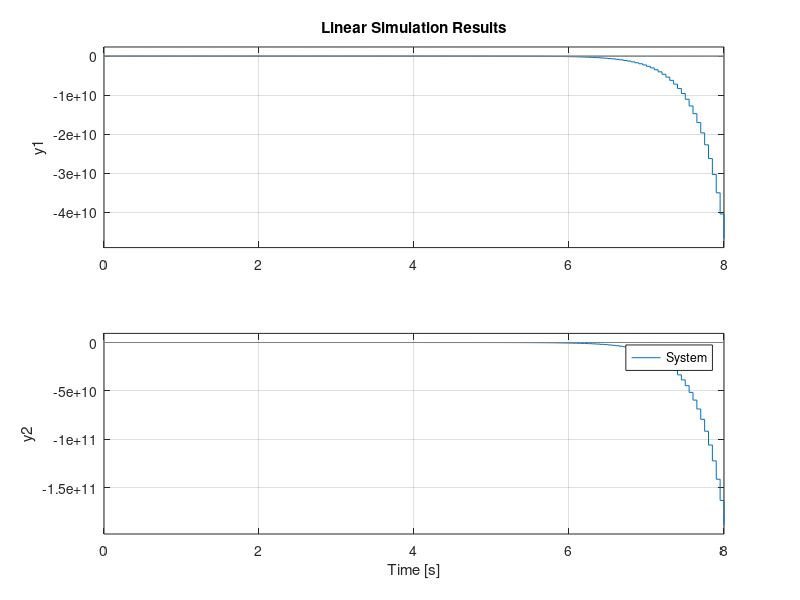

Write MATLAB code to recreate this figure. (Note: this script raises an error after producing the figure.)
%% Prepare workspace
close all;
clear all;
clc;

%% Create the system
% The system has two states and one single input
A = [1, 0.9;0,1.1]*1.05;
B = [1.3,2; 0,1];
C = [1.15,2.3;5,6];
D = [0,1;2,3];

sys = ss(A,B,C,D,0.05);

x0 = [-0.2 0.3];                % Initial system states
t = 0:0.05:8;                   % Lenth of the trajectory (samplingtime 0.05s)
u_d = zeros(length(t),2);       % Create input trajectory
u_d(t>=2,1) = 1;
u_d(t>=2,2) = 2;
u_d = randn(length(t),2);

[y_d,t] = lsim(sys,u_d,t,x0);   % Simulate system response

figure()
lsim(sys,u_d,t,x0)              % Plot system response
legend('System')
grid on

%% Initalize DDMPC
n = 2;      % Upper system order
L = 50;     % Prediction horizon
R = 0.1*eye(2);    % Cost matrix R
Q = 1*eye(2);      % Cost matix Q

ddmpc= DDMPC(u_d,y_d,Q,R,1,L,'u_s',[1 2],'y_s',[5 3]);

%% Training
% Initial training values
u = randn(2,1);
x = randn(n,1);
y_traj =[];
for i=1:100
    y = C * x + D * u;
    x = A * x + B * u;
    u = ddmpc.step(u,y); 
    y_traj = [y_traj; y'];
end
figure
plot(y_traj)